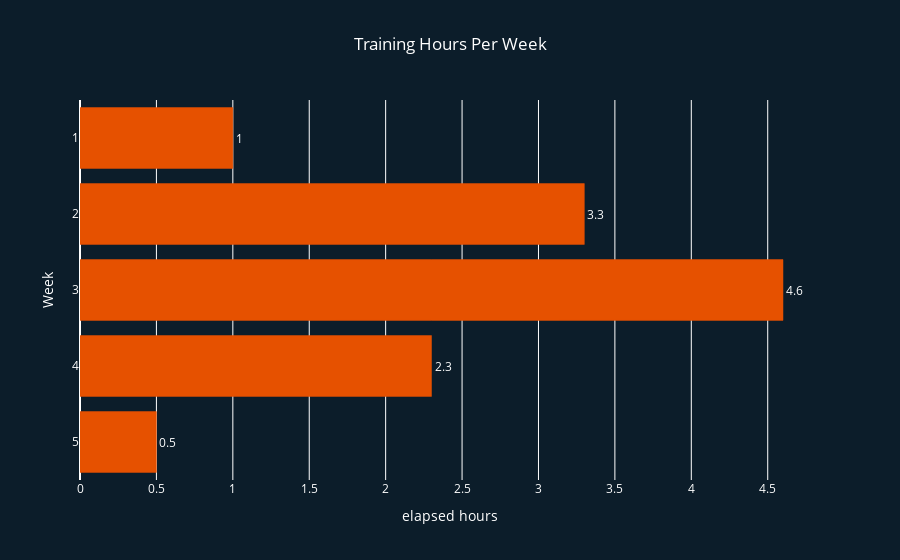

The notebook cell this image was saved under:
### Code cell
# TOTAL HOURS RUN PER WEEK

fig = px.bar(hrs_per_week, x='elapsed hours', y='Week', text='elapsed hours', title= "Training Hours Per Week", orientation='h')
fig.update_traces(textfont_size=12, 
                  textangle=0, 
                  textposition="outside", 
                  cliponaxis=False,
                  marker_color="rgb(230, 81, 0)",
                  marker_line_color='rgb(230, 81, 0)'
                  )

fig.update_layout(paper_bgcolor='rgb(12, 29, 42)', 
                  plot_bgcolor='rgb(12, 29, 42)', 
                  font=dict(color='white'),
                  title_x=0.5,
                  )
fig.update_yaxes(autorange='reversed')
fig.show()

### Figure 1 — Plotly figure (JSON) as saved in the notebook; plotly's stock layout.template omitted (floating-point values rounded to 4 significant figures)
{"data": [{"alignmentgroup": "True", "cliponaxis": false, "hovertemplate": "elapsed hours=%{text}<br>Week=%{y}<extra></extra>", "legendgroup": "", "marker": {"color": "rgb(230, 81, 0)", "line": {"color": "rgb(230, 81, 0)"}, "pattern": {"shape": ""}}, "name": "", "offsetgroup": "", "orientation": "h", "showlegend": false, "text": [1, 3.3, 4.6, 2.3, 0.5], "textangle": 0, "textfont": {"size": 12}, "textposition": "outside", "type": "bar", "x": [1, 3.3, 4.6, 2.3, 0.5], "xaxis": "x", "y": ["1", "2", "3", "4", "5"], "yaxis": "y"}], "layout": {"barmode": "relative", "font": {"color": "white"}, "legend": {"tracegroupgap": 0}, "paper_bgcolor": "rgb(12, 29, 42)", "plot_bgcolor": "rgb(12, 29, 42)", "title": {"text": "Training Hours Per Week", "x": 0.5}, "xaxis": {"anchor": "y", "domain": [0, 1], "title": {"text": "elapsed hours"}}, "yaxis": {"anchor": "x", "autorange": "reversed", "domain": [0, 1], "title": {"text": "Week"}}}}
